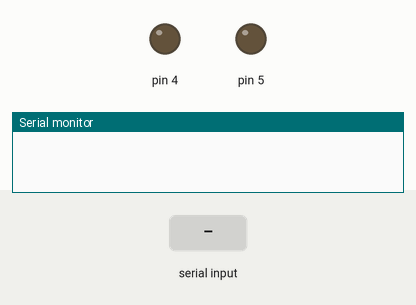
This sketch was run on a simulated Arduino Uno, built with avr-gcc and run on an emulated ATmega328P. Shown: output pins drawn as LEDs (lit = HIGH), the last lines printed to the serial monitor. The test bench sets the inputs (shaded band).

Above: at 1.2 s.
1.3 s: "0\n" received over Serial
At 2.1 s:
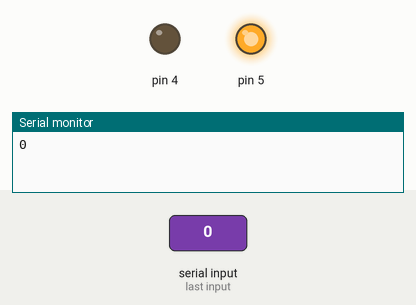
4.3 s: "1\n" received over Serial
At 6.3 s:
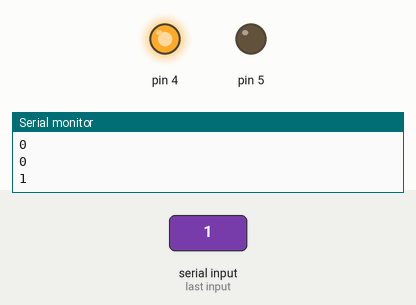
Timing chart, 0 to 10.8 s (numbered marks = the images above; inputs shaded):
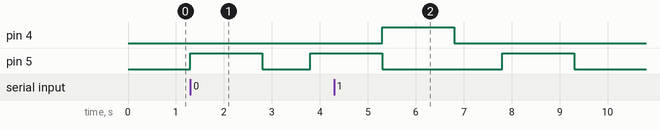

Measured:
- after the input at 1.3 s, pin 5: LOW → HIGH at once, → LOW 1.5 s later, → HIGH 1.0 s later
- after the input at 4.3 s, pin 4: LOW → HIGH after 1.0 s, → LOW 1.5 s later

The sketch:

automaticFan.ino
```cpp
void setup() {
  Serial.begin (9600);
  pinMode (4, OUTPUT);
  pinMode (5, OUTPUT);
}

void loop() {
    while (Serial.available() == 0) { }
    int input = Serial.parseInt();

    switch (input){
      case 1:
        Serial.println (input);
        digitalWrite (4, HIGH);
        delay (1500);
        digitalWrite (4, LOW);
        break;
      case 0:
        Serial.println (input);
        digitalWrite (5, HIGH);
        delay (1500);
        digitalWrite (5, LOW);
        break;
    }
}
```
